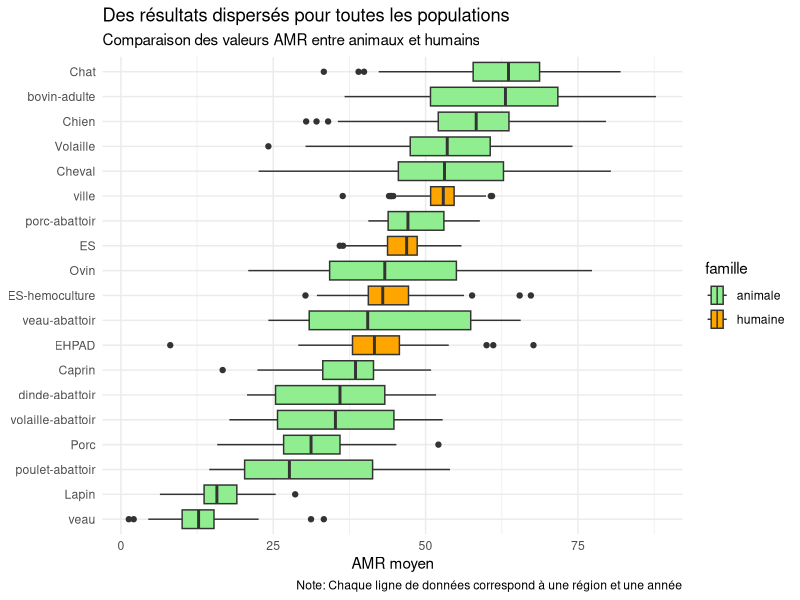
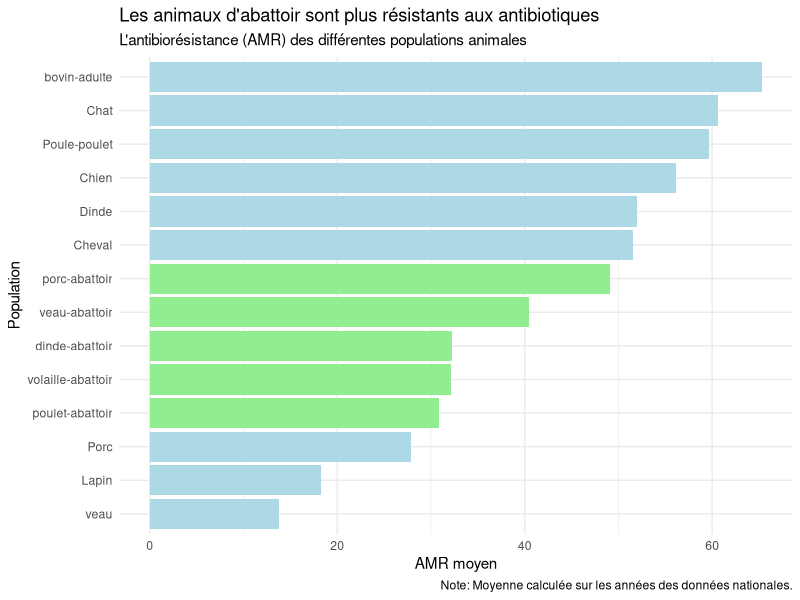
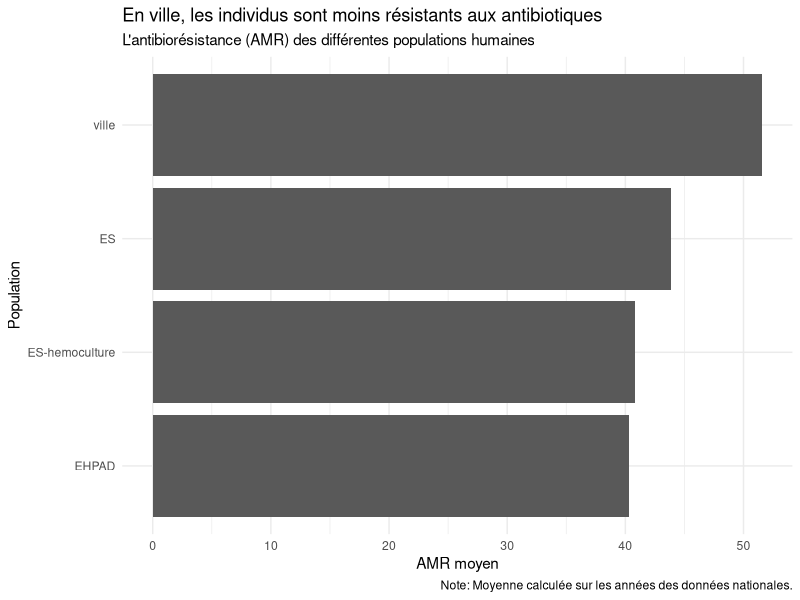
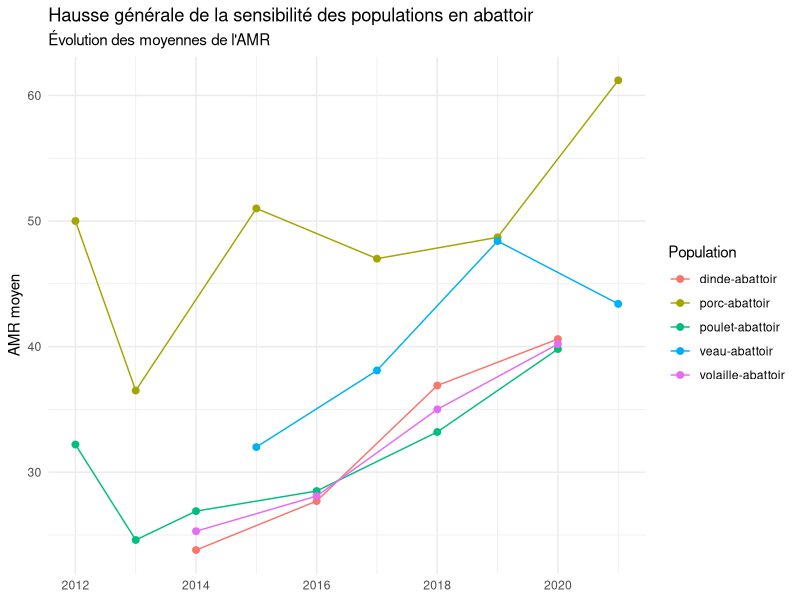
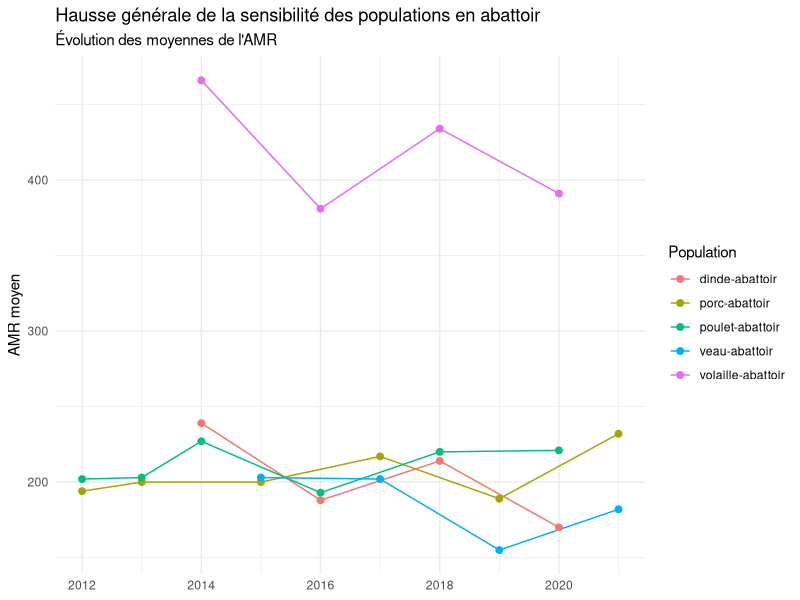
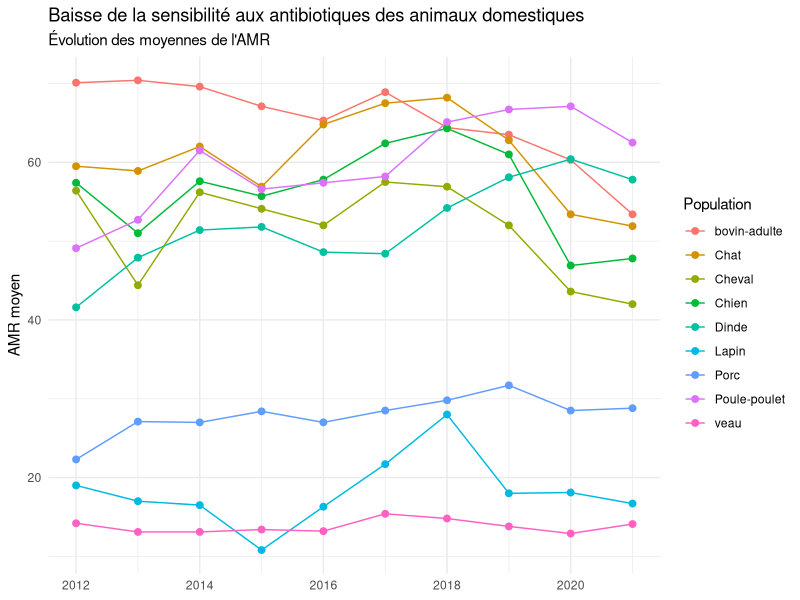

Write the R code that produced these figures, in order. (Note: this script raises an error after producing the figures.)
## ---- chunk 1
knitr::opts_chunk$set(echo = TRUE)
library(readxl)
library(tidyr)
library(dplyr)
library(ggplot2)
## ---- chunk 2
AMR <- read_excel("donnees/donnees_AMR.xlsx")

# Données permettant d'étudier la perte d'effectif des pan-sensibles
ResapathFrance <- read_xlsx("donnees/ModeleCollecte_PROMISE_ResapathFrance.xlsx",sheet = "Modele de collecte")

# On renomme "bovin-abattoir" en "veau-abattoir"
AMR$population <- ifelse(AMR$population == "bovin-abattoir", "veau-abattoir", AMR$population)
## ---- chunk 3
AMR_nationale <- AMR %>%
  filter(region == "Nationale")
AMR_regionale <- AMR %>%
  filter(region != "Nationale")

AMR_nationale_animal <- AMR_nationale %>%
  filter(famille == "animale")
AMR_nationale_humain <- AMR_nationale %>%
  filter(famille == "humaine")

# Indicatrice selon que la population provient d'un abattoir ou non
AMR_nationale_animal$abattoir <- grepl("abattoir", AMR_nationale_animal$population, ignore.case = TRUE)

# Uniformisation entre les différentes tables
ResapathFrance <- ResapathFrance%>%
  mutate(population = as.factor(population),
         `profil AMR`= as.factor(`profil AMR`),
         region = as.factor(region))

# On retire les observations SARM (ça supprime aussi les lignes vide)
ResapathFrance_sansSARM<-ResapathFrance%>%
  filter(`profil AMR` != "SARM", bacterie == "Escherichia coli")
## ---- chunk 4
ggplot(AMR_regionale, aes(x = `valeur AMR`, y = reorder(population, `valeur AMR`, mean), fill = famille))+
  geom_boxplot() +
  labs(title = "Des résultats dispersés pour toutes les populations",
       subtitle = "Comparaison des valeurs AMR entre animaux et humains",
       caption = "Note: Chaque ligne de données correspond à une région et une année",
       y = NULL,
       x = "AMR moyen")+
  theme_minimal()  +
  scale_fill_manual(values = c("lightgreen", "orange"))
## ---- chunk 5
moyenne_AMR <- AMR_nationale_animal %>%
  group_by(population, famille, abattoir) %>%
  summarize(moyenne_AMR = mean(`valeur AMR`)) %>%
  arrange(moyenne_AMR)

ggplot(moyenne_AMR, aes(x = moyenne_AMR, y = reorder(population, moyenne_AMR), fill = abattoir))+
  geom_bar(stat = "identity", position = "dodge") +
  labs(title = "Les animaux d'abattoir sont plus résistants aux antibiotiques",
       subtitle = "L'antibiorésistance (AMR) des différentes populations animales",
       caption = "Note: Moyenne calculée sur les années des données nationales.",
       y = "Population",
       x = "AMR moyen") +
  theme_minimal()  +
  guides(fill = FALSE) +
  scale_fill_manual(values = c("lightblue", "lightgreen"))

moyenne_AMR <- AMR_nationale_humain %>%
  group_by(population, famille) %>%
  summarize(moyenne_AMR = mean(`valeur AMR`)) %>%
  arrange(moyenne_AMR)

ggplot(moyenne_AMR, aes(x = moyenne_AMR, y = reorder(population, moyenne_AMR)))+
  geom_bar(stat = "identity", position = "dodge") +
  labs(title = "En ville, les individus sont moins résistants aux antibiotiques",
       subtitle = "L'antibiorésistance (AMR) des différentes populations humaines",
       caption = "Note: Moyenne calculée sur les années des données nationales.",
       y = "Population",
       x = "AMR moyen") +
  theme_minimal()
## ---- chunk 6
ggplot(AMR_nationale_animal[which(AMR_nationale_animal$abattoir == TRUE),], aes(x = annee, y = `valeur AMR`, group = population, color = population)) +
  geom_line(stat = "summary", fun = "mean") +
  geom_point(stat = "summary", fun = "mean", size = 2) +
  labs(title = "Hausse générale de la sensibilité des populations en abattoir",
       subtitle = "Évolution des moyennes de l'AMR",
       x = NULL,
       y = "AMR moyen",
       color = "Population") +
  theme_minimal()

ggplot(AMR_nationale_animal[which(AMR_nationale_animal$abattoir == TRUE),], aes(x = annee, y = `effectif AMR`, group = population, color = population)) +
  geom_line(stat = "summary", fun = "mean") +
  geom_point(stat = "summary", fun = "mean", size = 2) +
  labs(title = "Hausse générale de la sensibilité des populations en abattoir",
       subtitle = "Évolution des moyennes de l'AMR",
       x = NULL,
       y = "AMR moyen",
       color = "Population") +
  theme_minimal()

ggplot(AMR_nationale_animal[which(AMR_nationale_animal$abattoir == FALSE),], aes(x = annee, y = `valeur AMR`, group = population, color = population)) +
  geom_line(stat = "summary", fun = "mean") +
  geom_point(stat = "summary", fun = "mean", size = 2) +
  labs(title = "Baisse de la sensibilité aux antibiotiques des animaux domestiques",
       subtitle = "Évolution des moyennes de l'AMR",
       x = NULL,
       y = "AMR moyen",
       color = "Population") +
  theme_minimal()
## ---- chunk 7
table1 <- ResapathFrance_sansSARM %>%
  filter(`profil AMR` == "pan-sensible") %>%
  mutate(eff_pansensible = `effectif AMR`) %>%
  select(annee, population, eff_pansensible)

table2 <- ResapathFrance_sansSARM %>%
  filter(`profil AMR` == "C3G-R") %>%
  mutate(eff_C3G = `effectif AMR`) %>%
  select(annee, population, eff_C3G)

table_join <- merge(table1, table2, by = c("annee", "population"), all = TRUE)

for (pop in levels(table_join$population)){
  table_join1 <- table_join %>%
    filter(population == pop) %>%
    mutate(taux_eff = round((eff_pansensible * 100) / eff_C3G, 2),
           min_max_value = ifelse(taux_eff == max(taux_eff), "MAX", ifelse(taux_eff == min(taux_eff), "MIN", "none")))
  
  moyenne = round(mean(table_join1$taux_eff),2)
  
  plot <- ggplot(data = table_join1, aes(x = annee, y = taux_eff, fill = min_max_value))+
    geom_col(width = 0.5) + 
    theme_minimal()+                     
    labs(x = "Annee",
         y = "Taux de sensibilité à tous les tests par rapport à C3G-R",
         title = "Taux de sensibilité par population en fonction de l'année",
         subtitle = str_glue("En moyenne, le taux est de {moyenne}")) +
    facet_wrap(~population)+
    scale_y_continuous(labels = scales::number_format(suffix="%"), limits = c(0,100))+
    scale_fill_manual(values = c("MIN" = "red", "MAX" = "green","none" = "grey"), guide = "none")
  plot(plot)
}
